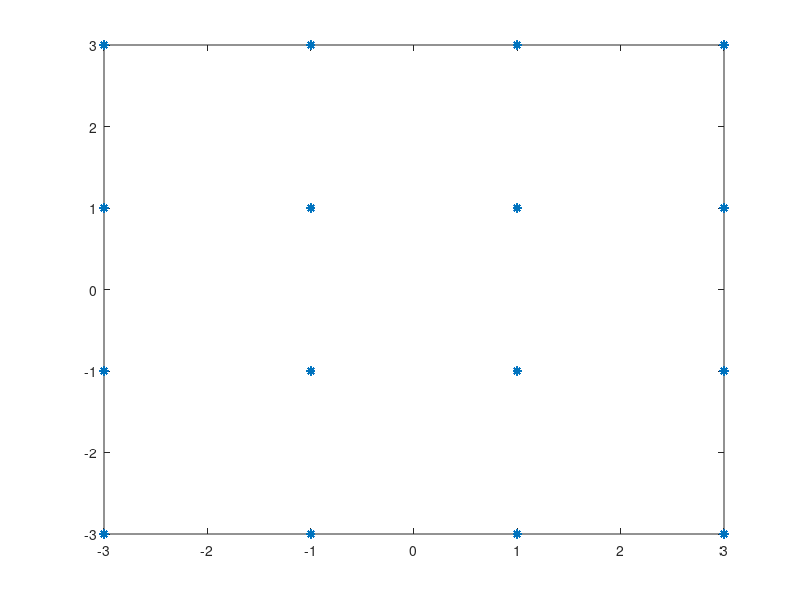

MATLAB code to generate this figure:
clear all
close all
clc

Q=4;
N_train=20000;
N_test=1000000;

Y_train=randi(2^Q,1,N_train)';
Y_test=randi(2^Q,1,N_test)';

Xt_train=dec2bin(Y_train-1);
Xr_train=2*bin2dec(Xt_train(:,1:Q/2))-2^(Q/2)+1;
Xi_train=2*bin2dec(Xt_train(:,Q/2+1:end))-2^(Q/2)+1;
X_train=Xr_train+j*Xi_train;

Xt_test=dec2bin(Y_test-1);
Xr_test=2*bin2dec(Xt_test(:,1:Q/2))-2^(Q/2)+1;
Xi_test=2*bin2dec(Xt_test(:,Q/2+1:end))-2^(Q/2)+1;
X_test=Xr_test+j*Xi_test;

TRAIN=[X_train,Y_train];
TEST=[X_test,Y_test];

save('TRAIN.mat', 'TRAIN')
save('TEST.mat', 'TEST')

Es=(X_train'*X_train)/N_train
Eb=Es/Q
plot(X_train,'*')

